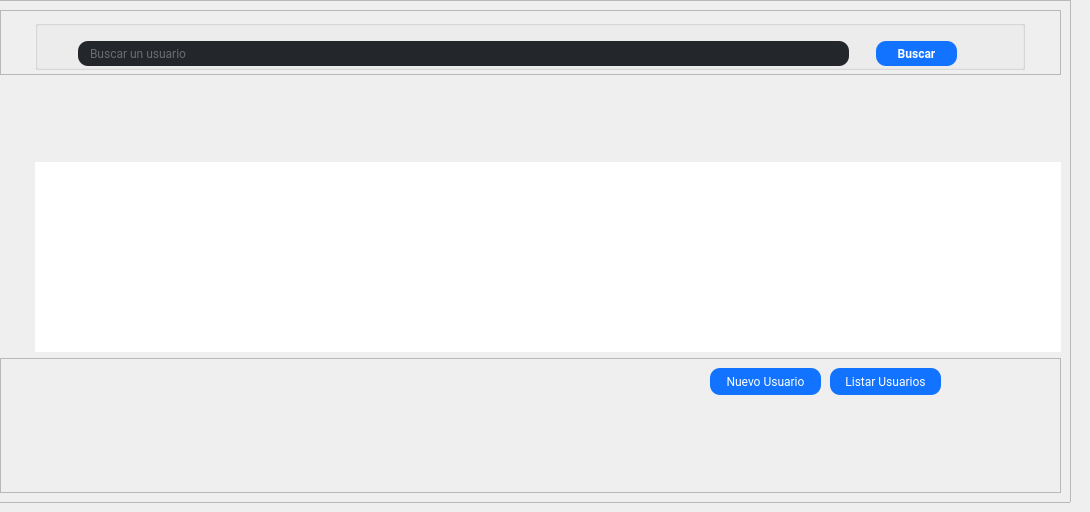
          <widget class="QWidget" name="page_usuarios">
           <widget class="QFrame" name="frame_usuarios">
            <property name="geometry">
             <rect>
              <x>-10</x>
              <y>0</y>
              <width>1081</width>
              <height>503</height>
             </rect>
            </property>
            <property name="minimumSize">
             <size>
              <width>0</width>
              <height>503</height>
             </size>
            </property>
            <property name="frameShape">
             <enum>QFrame::StyledPanel</enum>
            </property>
            <property name="frameShadow">
             <enum>QFrame::Raised</enum>
            </property>
            <layout class="QVBoxLayout" name="verticalLayout_8">
             <item alignment="Qt::AlignTop">
              <widget class="QFrame" name="frame_usuarios_1">
               <property name="minimumSize">
                <size>
                 <width>900</width>
                 <height>65</height>
                </size>
               </property>
               <property name="maximumSize">
                <size>
                 <width>16777215</width>
                 <height>50</height>
                </size>
               </property>
               <property name="frameShape">
                <enum>QFrame::StyledPanel</enum>
               </property>
               <property name="frameShadow">
                <enum>QFrame::Raised</enum>
               </property>
               <layout class="QVBoxLayout" name="verticalLayout_9">
                <item alignment="Qt::AlignHCenter|Qt::AlignVCenter">
                 <widget class="QGroupBox" name="groupBox_usuarios_1">
                  <property name="minimumSize">
                   <size>
                    <width>990</width>
                    <height>50</height>
                   </size>
                  </property>
                  <property name="maximumSize">
                   <size>
                    <width>0</width>
                    <height>70</height>
                   </size>
                  </property>
                  <property name="title">
                   <string/>
                  </property>
                  <widget class="QLineEdit" name="lineEdit_usuarios_1">
                   <property name="geometry">
                    <rect>
                     <x>43</x>
                     <y>21</y>
                     <width>771</width>
                     <height>25</height>
                    </rect>
                   </property>
                   <property name="styleSheet">
                    <string notr="true">QLineEdit{
background-color: #23262b;
border-radius: 10px;
padding:0 10px;
color: #b3b3b3;
font-family:Roboto;

}


QLineEdit:focus{
border: 1px solid rgb(75, 75, 75);
}</string>
                   </property>
                   <property name="text">
                    <string/>
                   </property>
                   <property name="placeholderText">
                    <string>Buscar un usuario</string>
                   </property>
                  </widget>
                  <widget class="QPushButton" name="pushButton_usuarios_1">
                   <property name="geometry">
                    <rect>
                     <x>841</x>
                     <y>21</y>
                     <width>81</width>
                     <height>25</height>
                    </rect>
                   </property>
                   <property name="cursor">
                    <cursorShape>PointingHandCursor</cursorShape>
                   </property>
                   <property name="styleSheet">
                    <string notr="true">QPushButton{
background-color: #1173ff;
color: #fff;
border-radius:10px;
font-weight:bold;
font-family:Roboto;

}
QPushButton:hover{
background-color: #45a9f0;
}</string>
                   </property>
                   <property name="text">
                    <string>Buscar</string>
                   </property>
                  </widget>
                 </widget>
                </item>
               </layout>
              </widget>
             </item>
             <item>
              <widget class="QTableWidget" name="tableWidget_2">
               <property name="minimumSize">
                <size>
                 <width>700</width>
                 <height>100</height>
                </size>
               </property>
               <property name="maximumSize">
                <size>
                 <width>1666666</width>
                 <height>200</height>
                </size>
               </property>
               <property name="cursor" stdset="0">
                <cursorShape>PointingHandCursor</cursorShape>
               </property>
               <property name="styleSheet">
                <string notr="true">QTableWidget{
color:#fff;
font-size: 20px;
border-style: none;
margin-left: 35px;
margin-top:10px;
}


QHeaderView::section {
    background-color: #12151a;
	color:#fff;
    font-size: 12pt;
    border-style: none;
    border-bottom: 1px solid #23262b;
    border-right: 1px solid #23262b;
    border-left: 1px solid #23262b;
	font-family:Roboto;


}

QHeaderView::section:horizontal
{

    border-top: 1px solid #23262b;
}

QHeaderView::section:vertical
{

    border-left: 1px solid #23262b;
}</string>
               </property>
               <property name="editTriggers">
                <set>QAbstractItemView::NoEditTriggers</set>
               </property>
               <attribute name="horizontalHeaderVisible">
                <bool>false</bool>
               </attribute>
               <attribute name="horizontalHeaderDefaultSectionSize">
                <number>176</number>
               </attribute>
               <attribute name="horizontalHeaderHighlightSections">
                <bool>false</bool>
               </attribute>
               <attribute name="verticalHeaderVisible">
                <bool>false</bool>
               </attribute>
               <column>
                <property name="text">
                 <string>DNI</string>
                </property>
               </column>
               <column>
                <property name="text">
                 <string>Nombre</string>
                </property>
               </column>
               <column>
                <property name="text">
                 <string>Apellido</string>
                </property>
               </column>
               <column>
                <property name="text">
                 <string>Tipo</string>
                </property>
               </column>
               <column>
                <property name="text">
                 <string>Fecha de Nacimiento</string>
                </property>
               </column>
              </widget>
             </item>
             <item>
              <widget class="QFrame" name="frame_usuarios_3">
               <property name="minimumSize">
                <size>
                 <width>500</width>
                 <height>53</height>
                </size>
               </property>
               <property name="frameShape">
                <enum>QFrame::StyledPanel</enum>
               </property>
               <property name="frameShadow">
                <enum>QFrame::Raised</enum>
               </property>
               <widget class="QPushButton" name="pushButton_usuarios_2">
                <property name="geometry">
                 <rect>
                  <x>710</x>
                  <y>10</y>
                  <width>111</width>
                  <height>27</height>
                 </rect>
                </property>
                <property name="font">
                 <font>
                  <family>Roboto</family>
                  <weight>50</weight>
                  <italic>false</italic>
                  <bold>false</bold>
                 </font>
                </property>
                <property name="cursor">
                 <cursorShape>PointingHandCursor</cursorShape>
                </property>
                <property name="styleSheet">
                 <string notr="true">QPushButton{
background-color: #1173ff;
color: #fff;
border-radius:10px;
}
QPushButton:hover{
background-color: #45a9f0;
}</string>
                </property>
                <property name="text">
                 <string>Nuevo Usuario</string>
                </property>
               </widget>
               <widget class="QPushButton" name="pushButton_usuarios_3">
                <property name="geometry">
                 <rect>
                  <x>830</x>
                  <y>10</y>
                  <width>111</width>
                  <height>27</height>
                 </rect>
                </property>
                <property name="font">
                 <font>
                  <family>Roboto</family>
                  <weight>50</weight>
                  <italic>false</italic>
                  <bold>false</bold>
                 </font>
                </property>
                <property name="cursor">
                 <cursorShape>PointingHandCursor</cursorShape>
                </property>
                <property name="styleSheet">
                 <string notr="true">QPushButton{
background-color: #1173ff;
color: #fff;
border-radius:10px;
}
QPushButton:hover{
background-color: #45a9f0;
}</string>
                </property>
                <property name="text">
                 <string>Listar Usuarios</string>
                </property>
               </widget>
              </widget>
             </item>
            </layout>
           </widget>
          </widget>
